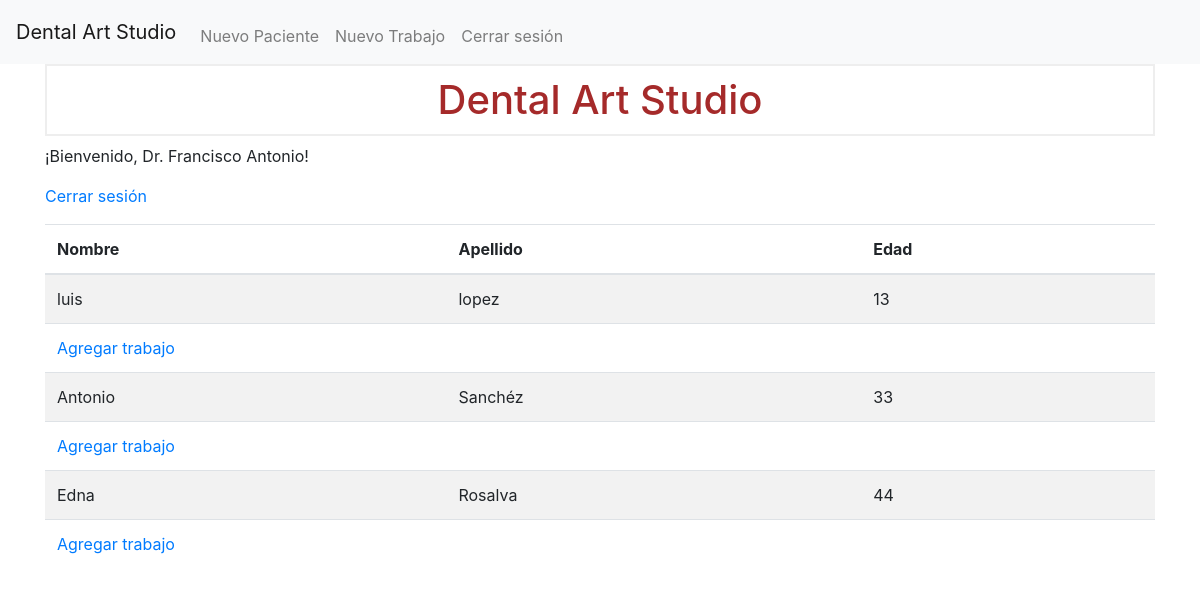
Screenshot of / (signed in) with the database file from the repository.
### tables this page shows
CREATE TABLE patients (
    id INTEGER PRIMARY KEY AUTOINCREMENT,
    doctor_id INTEGER,
    first_name  TEXT NOT NULL,
    last_name TEXT NOT NULL,
    age INTEGER NOT NULL,
    face_shape TEXT,
    basic_color TEXT,
    colorimeter TEXT,
    gum_color TEXT,
    FOREIGN KEY (doctor_id) REFERENCES doctors (id)
);

### app.py (the view)
@app.route('/')
def index():
    user = session.get("user_info")
    jobs_per_patient = {}
    if user is not None:
        patients = get_patients(session.get("user_id"))
        if patients:
            for patient in patients:
                jobs = get_jobs(patient['id'])
                for job in jobs:
                    files = get_files_by_job_id(job['id'])
                    job['files'] = files
                jobs_per_patient[patient['id']] = jobs
    else:
        patients = []
    return render_template('index.html', user=user, patients=patients, jobs_per_patient=jobs_per_patient)

### helpers.py (called while the page is built)
def get_db_connection():
    conn = sqlite3.connect('database.db')
    conn.row_factory = sqlite3.Row
    conn.execute("PRAGMA foreign_keys = ON;")  # Habilita las restricciones de clave foránea
    return conn

def get_patients(user_id):
    try:
        conny = get_db_connection()
        db = conny.cursor()
        patients = db.execute("SELECT * FROM patients WHERE doctor_id = ?", (user_id,)).fetchall()
        conny.close()
        patients = [dict(patient) for patient in patients]
        return patients
    except Exception as e:
        print(f"Error al obtener pacientes: {e}")
        return None

def get_jobs(patient_id):
    try:
        conny = get_db_connection()
        db = conny.cursor()
        jobs = db.execute("SELECT * FROM jobs WHERE patient_id = ?", (patient_id,)).fetchall()
        conny.close()
        jobs = [dict(job) for job in jobs]
        return jobs
    except Exception as e:
        print(f"Error al obtener trabajos: {e}")
    return None

### templates/index.html (shortened to what this page needs)
{% extends 'base.html' %}
{% block content %}
 <h1>{% block title %}Dental Art Studio {% endblock %}</h1>
{% if user %}
    <p class="user">¡Bienvenido, Dr.  {{ user['last_name'] }} {{ user['first_name'] }}!</p>
    <p><a href="{{ url_for('logout') }}">Cerrar sesión</a></p>
    {% if patients %}
        <table class="table table-striped">
            <thead>
                <tr>
                    <th>Nombre</th>
                    <th>Apellido</th>
                    <th>Edad</th>
                </tr>
            </thead>
            <tbody>
                {% for patient in patients|reverse %}
                    <tr>
                        <td>{{ patient['first_name'] }}</td>
                        <td>{{ patient['last_name'] }}</td>
                        <td>{{ patient['age'] }}</td>
                    </tr>
                    <tr>
                        <td colspan="6">
                            {% if jobs_per_patient[patient['id']] %}
                            <table class="table table-striped">
                                <tr>
                                    <th>Dientes</th>
                                    <th>Tipo de Dientes</th>
                                    <th>Tipo de trabajo</th>
                                    <th>Material</th>
                                    <th>Opción</th>
                                    <th>Fecha</th>
                                    <th>STATUS</th>
                                </tr>
                                {% for job in jobs_per_patient[patient['id']] %}
                                    <tr>
                                        <td>{{ job['teeth'] }}</td>
                                        <td>{{ job['tooth_type'] }}</td>
                                        <td>{{ job['job_type'] }}</td>
                                        <td>{{ job['job_material'] }}</td>
                                        <td>{{ job['job_option'] }}</td>
                                        <td>{{ job['timestamp'] }}</td>
                                        <td>{{ job['status'] }}</td>
                                    </tr>
                                    <tr>
                                        <th>Comentarios</th>
                                        <th>Archivos</th>
                                    </tr>
                                    <tr>
                                        <td>
                                            {{ job['comments']}}
                                        </td>
                                        <td>
                                            {% for file in job['files'] %}
                                               <p>{{ file['filename'] }}</p>
                                               <p>{{ file['file_type'] }}</p>
                                            {% endfor %}
                                        </td>
                                    </tr>
                                    <tr>
                                        <td colspan="7">
                                            <a href="{{ url_for('preview', job_id=job.id) }}">Ver</a>
                                            <a href="{{ url_for('edit_job', job_id=job.id) }}">Editar</a>
                                            <form action="{{ url_for('delete_job', job_id=job.id) }}" method="POST">
                                                <input type="submit" value="Delete Post"
                                                        class="btn btn-danger btn-sm"
                                                        onclick="return confirm('Are you sure you want to delete this post?')">
                                            </form>
                                        </td>
                                    </tr>
                                {% endfor %}
                            </table>
                            {% else %}
                                <a href="{{ url_for('new_job', patient_id=patient['id']) }}">Agregar trabajo</a>
                            {% endif %}
                        </td>
                    </tr>
                {% endfor %}
            </tbody>
        </table>
    {% elif not patients %}
        <p>No se encontraron pacientes.</p><a href="{{ url_for('add_patient') }}">Añadir paciente</a></p>
    {% endif %}
{% else %}
    <p class="user">¡Bienvenidos! </p>
    <p><a href="{{ url_for('login') }}">Iniciar sesión</a> o <a href="{{ url_for('register') }}">Registrarse</a></p>
{% endif %}
{% endblock %}

### static/css/style.css (style rules this page uses)
h1 { border: 2px #eee solid; color: brown; text-align: center; padding: 10px; }

### rows the page displays
patients: first_name "Antonio", last_name "Sanchéz", age "33"
patients: first_name "luis", last_name "lopez", age "13"
patients: first_name "Edna", last_name "Rosalva", age "44"

### other values shown
{{ user['last_name'] }} "Francisco"
